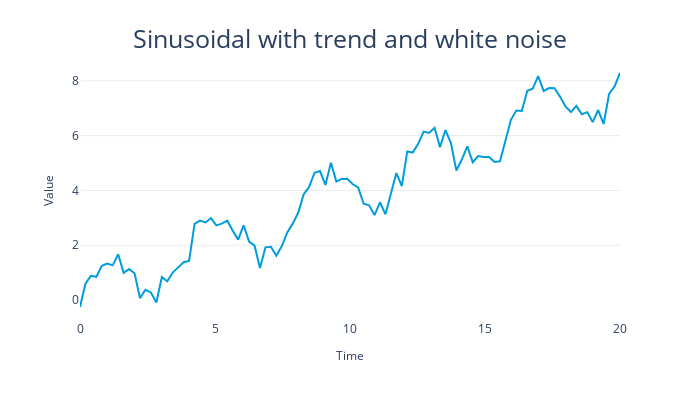

The notebook cell this image was saved under:
### Markdown cell above
#### Change in mean over time

The most popular way a non-stationary time series presents itself. If there is an upward/downward trend in the time series, the mean across two windows of time would not be the same. This holds true for seasonality (mean temperatures of summer and winter will be different). Below, you see a definite trend and the seasonality which together make the mean of the data distribution change wildly across different windows of time.

### Code cell
signal = ts.signals.Sinusoidal(amplitude=1, frequency=0.25)

# White noise with standard deviation = 0.3
noise = ts.noise.GaussianNoise(std=0.3)

# Generate the time series
sinusoidal_samples, regular_time_samples, _, _ = generate_timeseries(signal=signal, noise=noise)

# Regular_time_samples is a linear increase time axis and can be used as a trend
trend = regular_time_samples * 0.4

# Combining the signal and trend
ts = sinusoidal_samples + trend
plot_time_series(regular_time_samples,
                 ts,
                 "Sinusoidal with trend and white noise")

### Figure 1 — Plotly figure (JSON) as saved in the notebook; plotly's stock layout.template omitted (floating-point values rounded to 4 significant figures)
{"data": [{"hovertemplate": "Time=%{x}<br>Value=%{y}<extra></extra>", "legendgroup": "", "line": {"color": "#009ddb", "dash": "solid"}, "marker": {"symbol": "circle"}, "mode": "lines", "name": "", "orientation": "v", "showlegend": false, "type": "scatter", "x": [0, 0.202, 0.404, 0.6061, 0.8081, 1.01, 1.212, 1.414, 1.616, 1.818, 2.02, 2.222, 2.424, 2.626, 2.828, 3.03, 3.232, 3.434, 3.636, 3.838, 4.04, 4.242, 4.444, 4.646, 4.848, 5.051, 5.253, 5.455, 5.657, 5.859, 6.061, 6.263, 6.465, 6.667, 6.869, 7.071, 7.273, 7.475, 7.677, 7.879, 8.081, 8.283, 8.485, 8.687, 8.889, 9.091, 9.293, 9.495, 9.697, 9.899, 10.1, 10.3, 10.51, 10.71, 10.91, 11.11, 11.31, 11.52, 11.72, 11.92, 12.12, 12.32, 12.53, 12.73, 12.93, 13.13, 13.33, 13.54, 13.74, 13.94, 14.14, 14.34, 14.55, 14.75, 14.95, 15.15, 15.35, 15.56, 15.76, 15.96, 16.16, 16.36, 16.57, 16.77, 16.97, 17.17, 17.37, 17.58, 17.78, 17.98, 18.18, 18.38, 18.59, 18.79, 18.99, 19.19, 19.39, 19.6, 19.8, 20], "xaxis": "x", "y": [-0.2528, 0.5951, 0.8871, 0.8474, 1.253, 1.335, 1.266, 1.673, 0.9929, 1.13, 0.9758, 0.06987, 0.3741, 0.2791, -0.09188, 0.8378, 0.6844, 1.003, 1.194, 1.382, 1.427, 2.784, 2.9, 2.834, 2.992, 2.725, 2.786, 2.896, 2.526, 2.206, 2.729, 2.131, 1.984, 1.174, 1.923, 1.945, 1.62, 1.971, 2.466, 2.789, 3.184, 3.85, 4.128, 4.647, 4.708, 4.201, 5.008, 4.322, 4.418, 4.43, 4.225, 4.114, 3.513, 3.455, 3.1, 3.569, 3.128, 3.938, 4.635, 4.161, 5.424, 5.381, 5.698, 6.146, 6.1, 6.286, 5.581, 6.203, 5.729, 4.726, 5.127, 5.611, 5.031, 5.257, 5.22, 5.22, 5.038, 5.063, 5.788, 6.579, 6.914, 6.899, 7.636, 7.715, 8.17, 7.629, 7.737, 7.73, 7.424, 7.062, 6.859, 7.086, 6.781, 6.857, 6.492, 6.934, 6.426, 7.518, 7.798, 8.285], "yaxis": "y"}], "layout": {"autosize": false, "height": 400, "legend": {"tracegroupgap": 0}, "margin": {"t": 60}, "plot_bgcolor": "white", "title": {"font": {"size": 25}, "text": "Sinusoidal with trend and white noise", "x": 0.5, "xanchor": "center", "yanchor": "top"}, "width": 700, "xaxis": {"anchor": "y", "domain": [0, 1], "title": {"font": {"size": 12}, "text": "Time"}}, "yaxis": {"anchor": "x", "domain": [0, 1], "gridcolor": "#d6d6d6", "gridwidth": 0.5, "showgrid": true, "title": {"font": {"size": 12}, "text": "Value"}}}}
